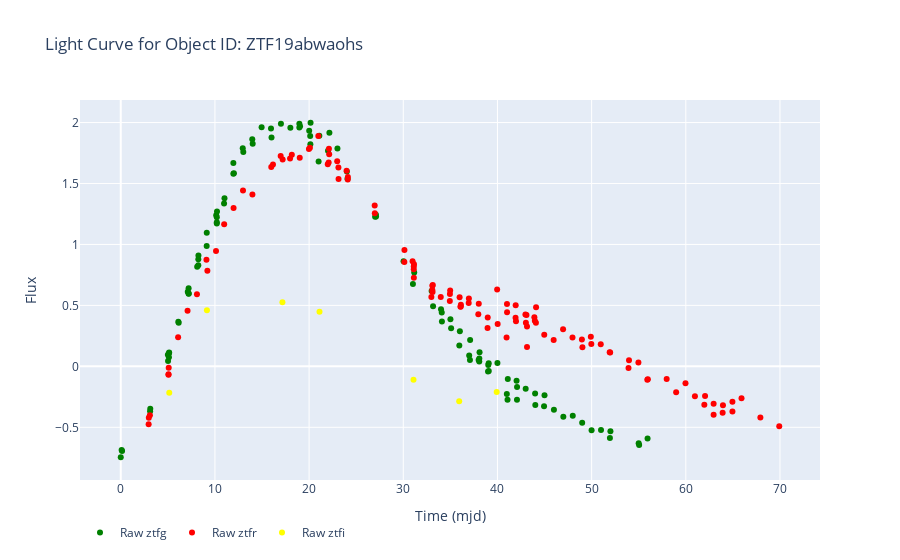

This figure's notebook cell:
### Code cell
obj_id = 'ZTF19abwaohs'
one_raw = df_gp_ready[df_gp_ready['obj_id'] == obj_id]
one_gp = gp_final[gp_final['obj_id'] == obj_id]

plot_gp(one_raw, one_gp)

### Figure 1 — Plotly figure (JSON) as saved in the notebook; plotly's stock layout.template omitted (floating-point values rounded to 4 significant figures)
{"data": [{"hovertemplate": "mjd: %{x}<br>flux: %{y}<br>filter: %{text}<br>obj_id: ZTF19abwaohs", "marker": {"color": "rgba(0, 128, 0, 1.0)"}, "mode": "markers", "name": "Raw ztfg", "text": ["ztfg", "ztfg", "ztfg", "ztfg", "ztfg", "ztfg", "ztfg", "ztfg", "ztfg", "ztfg", "ztfg", "ztfg", "ztfg", "ztfg", "ztfg", "ztfg", "ztfg", "ztfg", "ztfg", "ztfg", "ztfg", "ztfg", "ztfg", "ztfg", "ztfg", "ztfg", "ztfg", "ztfg", "ztfg", "ztfg", "ztfg", "ztfg", "ztfg", "ztfg", "ztfg", "ztfg", "ztfg", "ztfg", "ztfg", "ztfg", "ztfg", "ztfg", "ztfg", "ztfg", "ztfg", "ztfg", "ztfg", "ztfg", "ztfg", "ztfg", "ztfg", "ztfg", "ztfg", "ztfg", "ztfg", "ztfg", "ztfg", "ztfg", "ztfg", "ztfg", "ztfg", "ztfg", "ztfg", "ztfg", "ztfg", "ztfg", "ztfg", "ztfg", "ztfg", "ztfg", "ztfg", "ztfg", "ztfg", "ztfg", "ztfg", "ztfg", "ztfg", "ztfg", "ztfg", "ztfg", "ztfg", "ztfg", "ztfg", "ztfg", "ztfg", "ztfg", "ztfg", "ztfg", "ztfg", "ztfg", "ztfg", "ztfg", "ztfg", "ztfg", "ztfg", "ztfg", "ztfg", "ztfg", "ztfg", "ztfg", "ztfg", "ztfg", "ztfg", "ztfg"], "type": "scatter", "x": [0, 0.09132, 0.1404, 3.118, 3.135, 5.003, 5.022, 5.116, 5.134, 6.115, 6.151, 7.117, 7.206, 7.22, 8.115, 8.236, 8.25, 9.124, 9.132, 10.14, 10.2, 10.2, 10.22, 10.97, 11.01, 11.96, 12.01, 12.95, 13.01, 13.97, 14.01, 14.96, 15.95, 16.01, 17.01, 18.01, 18.96, 19.03, 20.01, 20.12, 20.13, 20.16, 21.01, 21.09, 22.01, 22.16, 23.01, 24.01, 24.08, 5.135, 7.204, 8.237, 10.2, 11.96, 27.01, 27.09, 27.11, 30.03, 31.02, 18.96, 31.16, 33.01, 33.16, 34.01, 34.09, 34.1, 35.01, 35.08, 35.95, 36.01, 37.0, 37.08, 37.1, 38.0, 38.07, 38.08, 38.1, 39.0, 39.02, 39.07, 39.08, 40.0, 41.0, 41.07, 41.1, 42.03, 42.07, 42.08, 43.0, 44.0, 44.02, 45.0, 46.0, 47.0, 48.0, 44.95, 49.0, 50.0, 51.0, 52.0, 54.99, 51.94, 55.05, 55.94], "y": [-0.7457, -0.6871, -0.6942, -0.3685, -0.3474, 0.09513, 0.04416, 0.07419, 0.1092, 0.3663, 0.3575, 0.611, 0.5957, 0.5968, 0.8162, 0.8291, 0.9092, 0.987, 1.096, 1.239, 1.172, 1.223, 1.27, 1.336, 1.378, 1.669, 1.584, 1.79, 1.758, 1.862, 1.827, 1.961, 1.951, 1.877, 1.99, 1.958, 1.991, 1.969, 1.933, 1.889, 1.823, 1.998, 1.68, 1.893, 1.769, 1.917, 1.787, 1.598, 1.538, 0.1145, 0.6415, 0.8778, 1.183, 1.58, 1.226, 1.244, 1.229, 0.8629, 0.6755, 1.96, 0.77, 0.619, 0.4937, 0.4676, 0.4408, 0.3684, 0.3866, 0.3116, 0.1703, 0.2877, 0.08895, 0.0528, 0.2158, 0.05306, 0.04075, 0.06482, 0.1158, -0.04275, 0.01064, 0.02471, -0.03908, 0.02807, -0.2273, -0.2732, -0.1033, -0.1181, -0.2745, -0.1693, -0.1847, -0.2225, -0.3162, -0.237, -0.3559, -0.4134, -0.4048, -0.3276, -0.4628, -0.5252, -0.5225, -0.5333, -0.6316, -0.5887, -0.6451, -0.5916]}, {"hovertemplate": "mjd: %{x}<br>flux: %{y}<br>filter: %{text}<br>obj_id: ZTF19abwaohs", "marker": {"color": "rgba(255, 0, 0, 1.0)"}, "mode": "markers", "name": "Raw ztfr", "text": ["ztfr", "ztfr", "ztfr", "ztfr", "ztfr", "ztfr", "ztfr", "ztfr", "ztfr", "ztfr", "ztfr", "ztfr", "ztfr", "ztfr", "ztfr", "ztfr", "ztfr", "ztfr", "ztfr", "ztfr", "ztfr", "ztfr", "ztfr", "ztfr", "ztfr", "ztfr", "ztfr", "ztfr", "ztfr", "ztfr", "ztfr", "ztfr", "ztfr", "ztfr", "ztfr", "ztfr", "ztfr", "ztfr", "ztfr", "ztfr", "ztfr", "ztfr", "ztfr", "ztfr", "ztfr", "ztfr", "ztfr", "ztfr", "ztfr", "ztfr", "ztfr", "ztfr", "ztfr", "ztfr", "ztfr", "ztfr", "ztfr", "ztfr", "ztfr", "ztfr", "ztfr", "ztfr", "ztfr", "ztfr", "ztfr", "ztfr", "ztfr", "ztfr", "ztfr", "ztfr", "ztfr", "ztfr", "ztfr", "ztfr", "ztfr", "ztfr", "ztfr", "ztfr", "ztfr", "ztfr", "ztfr", "ztfr", "ztfr", "ztfr", "ztfr", "ztfr", "ztfr", "ztfr", "ztfr", "ztfr", "ztfr", "ztfr", "ztfr", "ztfr", "ztfr", "ztfr", "ztfr", "ztfr", "ztfr", "ztfr", "ztfr", "ztfr", "ztfr", "ztfr", "ztfr", "ztfr", "ztfr", "ztfr", "ztfr", "ztfr", "ztfr", "ztfr"], "type": "scatter", "x": [2.962, 3.094, 5.071, 5.092, 6.092, 7.093, 8.092, 9.101, 9.199, 10.11, 10.98, 11.98, 12.98, 13.98, 15.98, 16.16, 16.98, 17.19, 17.98, 18.17, 19.01, 19.98, 20.09, 20.98, 21.98, 22.08, 22.1, 22.13, 22.98, 23.11, 23.13, 23.98, 24.11, 2.98, 5.07, 24.12, 26.97, 26.98, 30.11, 30.99, 30.12, 31.11, 31.12, 31.14, 32.98, 31.11, 33.08, 33.11, 33.13, 33.98, 34.94, 34.98, 34.95, 35.98, 36.08, 36.1, 36.12, 36.97, 36.95, 37.97, 38.02, 38.97, 38.95, 39.97, 40.02, 40.97, 41.01, 41.02, 41.92, 41.97, 42.97, 41.94, 43.02, 43.08, 33.09, 43.14, 43.92, 43.97, 44.08, 44.97, 45.97, 46.97, 47.97, 48.97, 43.14, 44.1, 49.02, 49.97, 50.97, 49.92, 51.97, 53.97, 54.97, 51.92, 53.92, 55.97, 57.97, 58.97, 59.97, 55.92, 60.97, 61.97, 62.05, 62.95, 62.95, 63.91, 63.94, 64.95, 64.95, 65.92, 67.92, 69.92], "y": [-0.4759, -0.4008, -0.06393, -0.01242, 0.2393, 0.4558, 0.5923, 0.874, 0.7848, 0.9462, 1.165, 1.299, 1.443, 1.41, 1.636, 1.656, 1.726, 1.698, 1.704, 1.737, 1.711, 1.784, 1.794, 1.89, 1.657, 1.673, 1.786, 1.741, 1.683, 1.631, 1.538, 1.605, 1.533, -0.4209, -0.0692, 1.554, 1.32, 1.256, 0.8569, 0.8613, 0.9539, 0.8196, 0.7259, 0.8375, 0.5696, 0.7973, 0.6253, 0.6105, 0.6683, 0.5682, 0.5353, 0.623, 0.593, 0.5662, 0.4891, 0.4918, 0.5053, 0.5571, 0.5202, 0.4264, 0.5144, 0.3998, 0.315, 0.6305, 0.348, 0.2372, 0.5111, 0.4439, 0.398, 0.3701, 0.4253, 0.5005, 0.3568, 0.4212, 0.6605, 0.3268, 0.4037, 0.3744, 0.3577, 0.2598, 0.2157, 0.3034, 0.2363, 0.2208, 0.1586, 0.4856, 0.1568, 0.1827, 0.1814, 0.2424, 0.1139, 0.04935, 0.03257, 0.116, -0.0144, -0.106, -0.1042, -0.212, -0.1386, -0.1102, -0.2451, -0.3159, -0.2435, -0.3964, -0.307, -0.3797, -0.3182, -0.3694, -0.29, -0.2618, -0.4204, -0.4906]}, {"hovertemplate": "mjd: %{x}<br>flux: %{y}<br>filter: %{text}<br>obj_id: ZTF19abwaohs", "marker": {"color": "rgba(255, 255, 0, 1.0)"}, "mode": "markers", "name": "Raw ztfi", "text": ["ztfi", "ztfi", "ztfi", "ztfi", "ztfi", "ztfi", "ztfi"], "type": "scatter", "x": [5.151, 9.15, 17.17, 21.1, 31.09, 35.94, 39.92], "y": [-0.2161, 0.4594, 0.5257, 0.4481, -0.1104, -0.2868, -0.2102]}, {"line": {"color": "rgba(0, 128, 0, 1.0)"}, "mode": "lines", "name": "GP ztfg", "type": "scatter", "x": [], "y": []}, {"line": {"color": "rgba(0, 128, 0, 0)"}, "mode": "lines", "name": "Upper Bound ztfg", "showlegend": false, "type": "scatter", "x": [], "y": []}, {"fill": "tonexty", "fillcolor": "rgba(0, 128, 0, 0.2)", "line": {"color": "rgba(0, 128, 0, 0)"}, "mode": "lines", "name": "Lower Bound ztfg", "showlegend": false, "type": "scatter", "x": [], "y": []}, {"line": {"color": "rgba(255, 0, 0, 1.0)"}, "mode": "lines", "name": "GP ztfr", "type": "scatter", "x": [], "y": []}, {"line": {"color": "rgba(255, 0, 0, 0)"}, "mode": "lines", "name": "Upper Bound ztfr", "showlegend": false, "type": "scatter", "x": [], "y": []}, {"fill": "tonexty", "fillcolor": "rgba(255, 0, 0, 0.2)", "line": {"color": "rgba(255, 0, 0, 0)"}, "mode": "lines", "name": "Lower Bound ztfr", "showlegend": false, "type": "scatter", "x": [], "y": []}, {"line": {"color": "rgba(255, 255, 0, 1.0)"}, "mode": "lines", "name": "GP ztfi", "type": "scatter", "x": [], "y": []}, {"line": {"color": "rgba(255, 255, 0, 0)"}, "mode": "lines", "name": "Upper Bound ztfi", "showlegend": false, "type": "scatter", "x": [], "y": []}, {"fill": "tonexty", "fillcolor": "rgba(255, 255, 0, 0.2)", "line": {"color": "rgba(255, 255, 0, 0)"}, "mode": "lines", "name": "Lower Bound ztfi", "showlegend": false, "type": "scatter", "x": [], "y": []}], "layout": {"legend": {"orientation": "h"}, "title": {"text": "Light Curve for Object ID: ZTF19abwaohs"}, "xaxis": {"title": {"text": "Time (mjd)"}}, "yaxis": {"title": {"text": "Flux"}}}}
